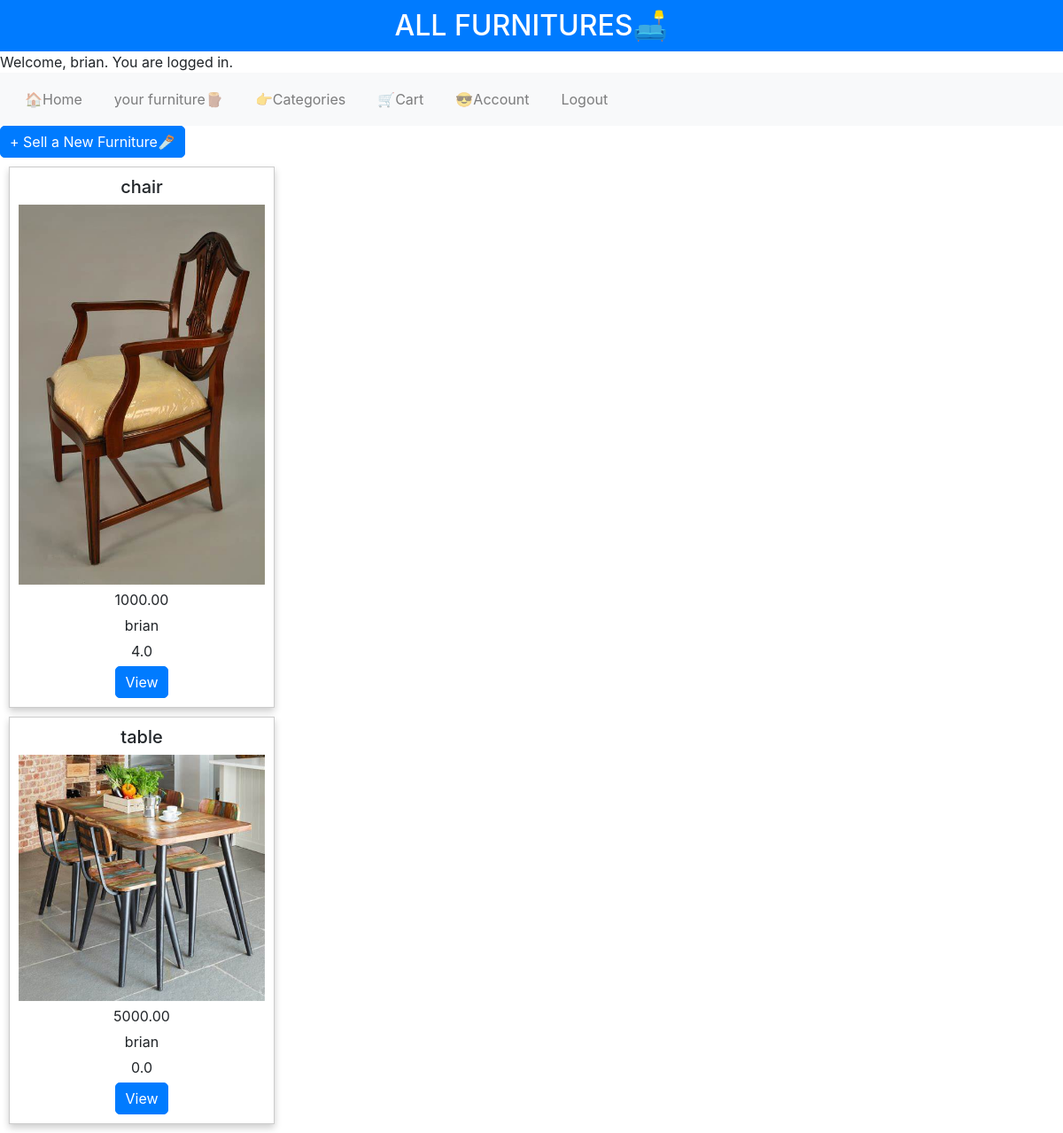
Page /yourfurniture (signed in) on the committed database.
### allfurnitures/models.py (models this page shows, shortened)
class User(AbstractUser):
    pass

class Furniture(models.Model):
    name = models.CharField(max_length=64)
    price = models.DecimalField(max_digits=10, decimal_places=2)
    description = models.TextField()
    image = models.ImageField(upload_to='furnitures', default='allfurnitures/furnitures/default.jpg')
    category = models.CharField(max_length=64)
    user = models.ForeignKey(User, on_delete=models.CASCADE, related_name="furnitures")
    date = models.DateTimeField(auto_now_add=True)
    rating = models.DecimalField(max_digits=2, decimal_places=1, default=0)

### allfurnitures/views.py (the view)
# urls.py: path("yourfurniture",views.yourfurniture,name="yourfurniture"),
@login_required
def yourfurniture(request):
    if request.method == "GET":
        return render(request, "allfurnitures/yourfurniture.html", {
            "furnitures": Furniture.objects.filter(user=request.user)
        })

### allfurnitures/templates/allfurnitures/yourfurniture.html
{% extends "allfurnitures/layout.html" %}
{% block body %}
    <a href="{% url 'addfurniture' %}" class="btn btn-primary">+ Sell a New Furniture🪚</a>
    <div class="cards">
        {% for furniture in furnitures %}
        <div class="card_body">
            <h3>{{ furniture.name }}</h3>
            <span>
                <img src="{{ furniture.image.url }}" alt="{{ furniture.name }}">
            </span>
            <p>{{ furniture.price }}</p>
            <p>{{ furniture.user }}</p>
            <p>{{ furniture.rating }}</p>
            <a href="{% url 'furnituredetails' furniture.id %}"  class="btn btn-primary" >View</a>
        </div>
        {% endfor %}
    </div>
{% endblock %}

### allfurnitures/templates/allfurnitures/layout.html (shortened to what this page needs)
{% load static %}
<!DOCTYPE html>
<html lang="en">
<head>
    <link rel="stylesheet" href="https://maxcdn.bootstrapcdn.com/bootstrap/4.5.2/css/bootstrap.min.css">
    <link href="{% static 'allfurnitures/styles.css' %}" rel="stylesheet">
</head>
<body>
    <h2>ALL FURNITURES🛋️</h2>
    {% if user.is_authenticated %}
        <p>Welcome, {{ user.username }}. You are logged in.</p>
        <nav class="navbar navbar-expand-lg navbar-light bg-light">
        <ul class="navbar-nav mr-auto">
            <li class="nav-item" ><a class="nav-link" href="{% url 'index' %}">🏠Home</a></li>
            <li class="nav-item"><a class="nav-link" href="{% url 'yourfurniture' %}">your furniture🪵</a></li>
            <li class="nav-item"><a class="nav-link" href="{% url 'categories' %}">👉Categories</a></li>
            <li class="nav-item"><a class="nav-link" href="{% url 'Cart' %}">🛒Cart</a></li>
            <li class="nav-item"><a class="nav-link" href="{% url 'Account' %}">😎Account</a></li>
            <li class="nav-item"><a  class="nav-link" href="{% url 'logout' %}" >Logout</a></li>
        </ul>
        </nav>
     {% else %}
        <a href="{% url 'login' %}" class="btn btn-primary">Login</a>
        <a href="{% url 'register' %}" class="btn btn-primary">Register</a>
    {% endif %}
    {% block body %}
    {% endblock %}
</body>
</html>

### allfurnitures/static/allfurnitures/styles.css (style rules this page uses)
body, h2, p { margin: 0; padding: 0; }
h2 { background-color: #007BFF; color: #fff; padding: 10px; text-align: center; }
.navbar { background-color: #f8f9fa; padding: 10px; }
.navbar ul { list-style: none; display: flex; justify-content: center; margin: 0; padding: 0; }
.navbar li { margin: 0 10px; }
.card_body { width: 300px; padding: 10px; border: 1px solid #ccc; margin: 10px; text-align: center; background-color: #fff; box-shadow: 0 4px 8px rgba(0, 0, 0, 0.2); }
.card_body h3 { font-size: 20px; }
.card_body img { max-width: 100%; height: auto; }
.card_body p { margin: 5px 0; }
.btn-primary { background-color: #007BFF; color: #fff; padding: 5px 10px; text-decoration: none; border-radius: 5px; transition: background-color 0.3s; }

### rows in the picture
User: username "brian"
Furniture: name "chair", image (picture), price "1000.00", user "brian", rating "4.0"
Furniture: name "table", image (picture), price "5000.00", user "brian", rating "0.0"
